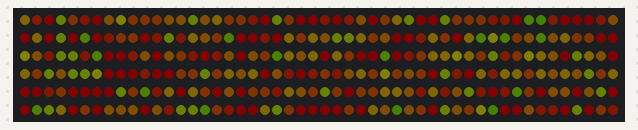
A sketch run on a simulated ESP32. On the bench: 300 RGB LEDs in strip order, left to right, continuing on the next row. Dim RGB values are drawn brighter than linear; random numbers use the default seed unless the sketch sets one.

Above: at 3.17 s.
At 39.82 s:
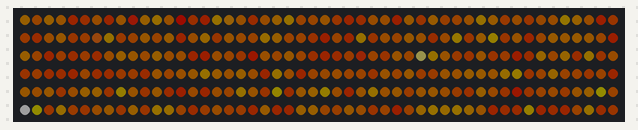

The sketch:

glitterFire.ino
```cpp
#include <FastLED.h>

FASTLED_USING_NAMESPACE

// FastLED "100-lines-of-code" demo reel, showing just a few
// of the kinds of animation patterns you can quickly and easily
// compose using FastLED.
//
// This example also shows one easy way to define multiple
// animations patterns and have them automatically rotate.
//
// -Mark Kriegsman, December 2014

#if defined(FASTLED_VERSION) && (FASTLED_VERSION < 3001000)
#warning "Requires FastLED 3.1 or later; check github for latest code."
#endif

#define DATA_PIN    26
//#define CLK_PIN   4
#define LED_TYPE    WS2812
#define COLOR_ORDER GRB
#define NUM_LEDS    300
CRGB leds[NUM_LEDS];

#define BRIGHTNESS          30
#define FRAMES_PER_SECOND  120

void setup() {
  delay(3000); // 3 second delay for recovery

  // tell FastLED about the LED strip configuration
  FastLED.addLeds<LED_TYPE,DATA_PIN,COLOR_ORDER>(leds, NUM_LEDS).setCorrection(TypicalLEDStrip);

  // set main brightness control
  FastLED.setBrightness(BRIGHTNESS);
}

void loop()
{
  // Call the current pattern function once, updating the 'leds' array
  pattern();

  // send the 'leds' array out to the actual LED strip
  FastLED.show();
  // insert a delay to keep the framerate modest
  FastLED.delay(1000/FRAMES_PER_SECOND);
}

#define ARRAY_SIZE(A) (sizeof(A) / sizeof((A)[0]))

void pattern()
{
  fillOrangey();
  addGlitter(80);
}

void addGlitter(fract8 chanceOfGlitter)
{
  if( random8() < chanceOfGlitter) {

//    CHSV(HUE_ORANGE - 32 + (random8() / 4), 255, 255)
    leds[ random16(NUM_LEDS) ] += CRGB::White;

//        uint16_t pixelnumber = i;
//    pixelnumber = (NUM_LEDS-1) - pixelnumber;
//
//    nblend( leds[pixelnumber], newcolor, 64);
  }
}


void fillOrangey() {
  for( uint16_t i = 0 ; i < NUM_LEDS; i++) {
    CRGB newcolor = CHSV(HUE_ORANGE - 40 + (random8() / 3), 255, 255);
//    leds[i] = newcolor;

    // do some smoothing
    uint16_t pixelnumber = i;
    pixelnumber = (NUM_LEDS-1) - pixelnumber;

    nblend( leds[pixelnumber], newcolor, 64);
  }
}
```
